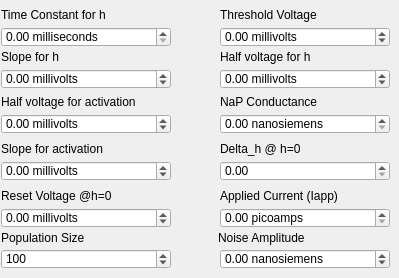
                   <widget class="QWidget" name="bursterTab">
                    <property name="sizePolicy">
                     <sizepolicy hsizetype="Expanding" vsizetype="Preferred">
                      <horstretch>0</horstretch>
                      <verstretch>0</verstretch>
                     </sizepolicy>
                    </property>
                    <property name="styleSheet">
                     <string notr="true"/>
                    </property>
                    <attribute name="title">
                     <string>Burster</string>
                    </attribute>
                    <widget class="QLabel" name="bursterSlopeHLabel">
                     <property name="geometry">
                      <rect>
                       <x>1</x>
                       <y>49</y>
                       <width>160</width>
                       <height>16</height>
                      </rect>
                     </property>
                     <property name="text">
                      <string>Slope for h</string>
                     </property>
                    </widget>
                    <widget class="QLabel" name="bursterThreshVLabel">
                     <property name="geometry">
                      <rect>
                       <x>220</x>
                       <y>7</y>
                       <width>160</width>
                       <height>16</height>
                      </rect>
                     </property>
                     <property name="text">
                      <string>Threshold Voltage</string>
                     </property>
                    </widget>
                    <widget class="QDoubleSpinBox" name="bursterHalfVAct">
                     <property name="geometry">
                      <rect>
                       <x>1</x>
                       <y>114</y>
                       <width>170</width>
                       <height>20</height>
                      </rect>
                     </property>
                     <property name="specialValueText">
                      <string/>
                     </property>
                     <property name="suffix">
                      <string> millivolts</string>
                     </property>
                     <property name="decimals">
                      <number>2</number>
                     </property>
                     <property name="minimum">
                      <double>-10000.000000000000000</double>
                     </property>
                     <property name="maximum">
                      <double>10000.000000000000000</double>
                     </property>
                     <property name="value">
                      <double>0.000000000000000</double>
                     </property>
                    </widget>
                    <widget class="QLabel" name="bursterDeltaHLabel">
                     <property name="geometry">
                      <rect>
                       <x>220</x>
                       <y>141</y>
                       <width>160</width>
                       <height>16</height>
                      </rect>
                     </property>
                     <property name="text">
                      <string>&lt;html&gt;&lt;head/&gt;&lt;body&gt;&lt;p&gt;Delta_h @ h=0&lt;/p&gt;&lt;/body&gt;&lt;/html&gt;</string>
                     </property>
                    </widget>
                    <widget class="QLabel" name="bursterHalfVHLabel">
                     <property name="geometry">
                      <rect>
                       <x>220</x>
                       <y>49</y>
                       <width>160</width>
                       <height>16</height>
                      </rect>
                     </property>
                     <property name="text">
                      <string>Half voltage for h</string>
                     </property>
                    </widget>
                    <widget class="QLabel" name="bursterHalfVActLabel">
                     <property name="geometry">
                      <rect>
                       <x>1</x>
                       <y>94</y>
                       <width>201</width>
                       <height>16</height>
                      </rect>
                     </property>
                     <property name="text">
                      <string>Half voltage for activation</string>
                     </property>
                    </widget>
                    <widget class="QDoubleSpinBox" name="bursterSlopeH">
                     <property name="geometry">
                      <rect>
                       <x>1</x>
                       <y>69</y>
                       <width>170</width>
                       <height>20</height>
                      </rect>
                     </property>
                     <property name="specialValueText">
                      <string/>
                     </property>
                     <property name="suffix">
                      <string> millivolts</string>
                     </property>
                     <property name="decimals">
                      <number>2</number>
                     </property>
                     <property name="minimum">
                      <double>-10000.000000000000000</double>
                     </property>
                     <property name="maximum">
                      <double>10000.000000000000000</double>
                     </property>
                     <property name="value">
                      <double>0.000000000000000</double>
                     </property>
                    </widget>
                    <widget class="QDoubleSpinBox" name="bursterAppliedCurr">
                     <property name="geometry">
                      <rect>
                       <x>220</x>
                       <y>208</y>
                       <width>170</width>
                       <height>20</height>
                      </rect>
                     </property>
                     <property name="specialValueText">
                      <string/>
                     </property>
                     <property name="suffix">
                      <string> picoamps</string>
                     </property>
                     <property name="maximum">
                      <double>1000.000000000000000</double>
                     </property>
                    </widget>
                    <widget class="QLabel" name="bursterResetVLabel">
                     <property name="geometry">
                      <rect>
                       <x>1</x>
                       <y>188</y>
                       <width>160</width>
                       <height>16</height>
                      </rect>
                     </property>
                     <property name="text">
                      <string>Reset Voltage @h=0</string>
                     </property>
                    </widget>
                    <widget class="QDoubleSpinBox" name="bursterHalfVH">
                     <property name="geometry">
                      <rect>
                       <x>220</x>
                       <y>69</y>
                       <width>170</width>
                       <height>20</height>
                      </rect>
                     </property>
                     <property name="frame">
                      <bool>true</bool>
                     </property>
                     <property name="specialValueText">
                      <string/>
                     </property>
                     <property name="showGroupSeparator" stdset="0">
                      <bool>false</bool>
                     </property>
                     <property name="suffix">
                      <string> millivolts</string>
                     </property>
                     <property name="decimals">
                      <number>2</number>
                     </property>
                     <property name="minimum">
                      <double>-10000.000000000000000</double>
                     </property>
                     <property name="maximum">
                      <double>10000.000000000000000</double>
                     </property>
                     <property name="value">
                      <double>0.000000000000000</double>
                     </property>
                    </widget>
                    <widget class="QLabel" name="bursterAppliedCurrLabel">
                     <property name="geometry">
                      <rect>
                       <x>220</x>
                       <y>188</y>
                       <width>160</width>
                       <height>16</height>
                      </rect>
                     </property>
                     <property name="text">
                      <string>Applied Current (Iapp)</string>
                     </property>
                    </widget>
                    <widget class="QDoubleSpinBox" name="bursterThreshV">
                     <property name="geometry">
                      <rect>
                       <x>220</x>
                       <y>27</y>
                       <width>170</width>
                       <height>20</height>
                      </rect>
                     </property>
                     <property name="specialValueText">
                      <string/>
                     </property>
                     <property name="suffix">
                      <string> millivolts</string>
                     </property>
                     <property name="minimum">
                      <double>-100000.000000000000000</double>
                     </property>
                     <property name="maximum">
                      <double>10000.000000000000000</double>
                     </property>
                     <property name="value">
                      <double>0.000000000000000</double>
                     </property>
                    </widget>
                    <widget class="QDoubleSpinBox" name="bursterSlopeAct">
                     <property name="geometry">
                      <rect>
                       <x>1</x>
                       <y>161</y>
                       <width>170</width>
                       <height>20</height>
                      </rect>
                     </property>
                     <property name="specialValueText">
                      <string/>
                     </property>
                     <property name="suffix">
                      <string> millivolts</string>
                     </property>
                     <property name="decimals">
                      <number>2</number>
                     </property>
                     <property name="minimum">
                      <double>-10000.000000000000000</double>
                     </property>
                     <property name="maximum">
                      <double>10000.000000000000000</double>
                     </property>
                     <property name="value">
                      <double>0.000000000000000</double>
                     </property>
                    </widget>
                    <widget class="QLabel" name="bursterSlopeActLabel">
                     <property name="geometry">
                      <rect>
                       <x>1</x>
                       <y>141</y>
                       <width>160</width>
                       <height>16</height>
                      </rect>
                     </property>
                     <property name="text">
                      <string>Slope for activation</string>
                     </property>
                    </widget>
                    <widget class="QDoubleSpinBox" name="bursterResetV">
                     <property name="geometry">
                      <rect>
                       <x>1</x>
                       <y>208</y>
                       <width>170</width>
                       <height>20</height>
                      </rect>
                     </property>
                     <property name="specialValueText">
                      <string/>
                     </property>
                     <property name="suffix">
                      <string> millivolts</string>
                     </property>
                     <property name="decimals">
                      <number>2</number>
                     </property>
                     <property name="minimum">
                      <double>-100000.000000000000000</double>
                     </property>
                     <property name="maximum">
                      <double>10000.000000000000000</double>
                     </property>
                     <property name="value">
                      <double>0.000000000000000</double>
                     </property>
                    </widget>
                    <widget class="QDoubleSpinBox" name="bursterDeltaH">
                     <property name="geometry">
                      <rect>
                       <x>220</x>
                       <y>161</y>
                       <width>170</width>
                       <height>20</height>
                      </rect>
                     </property>
                     <property name="specialValueText">
                      <string/>
                     </property>
                     <property name="maximum">
                      <double>1000.000000000000000</double>
                     </property>
                    </widget>
                    <widget class="QDoubleSpinBox" name="bursterTimeConst">
                     <property name="geometry">
                      <rect>
                       <x>1</x>
                       <y>27</y>
                       <width>170</width>
                       <height>20</height>
                      </rect>
                     </property>
                     <property name="frame">
                      <bool>true</bool>
                     </property>
                     <property name="specialValueText">
                      <string/>
                     </property>
                     <property name="showGroupSeparator" stdset="0">
                      <bool>false</bool>
                     </property>
                     <property name="suffix">
                      <string> milliseconds</string>
                     </property>
                     <property name="decimals">
                      <number>2</number>
                     </property>
                     <property name="maximum">
                      <double>10000.000000000000000</double>
                     </property>
                     <property name="value">
                      <double>0.000000000000000</double>
                     </property>
                    </widget>
                    <widget class="QLabel" name="bursterTimeConstLabel">
                     <property name="geometry">
                      <rect>
                       <x>1</x>
                       <y>7</y>
                       <width>160</width>
                       <height>16</height>
                      </rect>
                     </property>
                     <property name="text">
                      <string>Time Constant for h</string>
                     </property>
                    </widget>
                    <widget class="QDoubleSpinBox" name="bursterKCond">
                     <property name="geometry">
                      <rect>
                       <x>220</x>
                       <y>114</y>
                       <width>170</width>
                       <height>20</height>
                      </rect>
                     </property>
                     <property name="frame">
                      <bool>true</bool>
                     </property>
                     <property name="specialValueText">
                      <string/>
                     </property>
                     <property name="showGroupSeparator" stdset="0">
                      <bool>false</bool>
                     </property>
                     <property name="suffix">
                      <string> nanosiemens</string>
                     </property>
                     <property name="decimals">
                      <number>2</number>
                     </property>
                     <property name="maximum">
                      <double>10000.000000000000000</double>
                     </property>
                     <property name="value">
                      <double>0.000000000000000</double>
                     </property>
                    </widget>
                    <widget class="QLabel" name="bursterKCondLabel">
                     <property name="geometry">
                      <rect>
                       <x>220</x>
                       <y>94</y>
                       <width>160</width>
                       <height>16</height>
                      </rect>
                     </property>
                     <property name="text">
                      <string>NaP Conductance</string>
                     </property>
                    </widget>
                    <widget class="QSpinBox" name="bursterCellPopSize">
                     <property name="geometry">
                      <rect>
                       <x>1</x>
                       <y>249</y>
                       <width>170</width>
                       <height>20</height>
                      </rect>
                     </property>
                     <property name="maximum">
                      <number>16777215</number>
                     </property>
                     <property name="value">
                      <number>100</number>
                     </property>
                    </widget>
                    <widget class="QLabel" name="burstPopSizeLabel">
                     <property name="geometry">
                      <rect>
                       <x>1</x>
                       <y>230</y>
                       <width>151</width>
                       <height>16</height>
                      </rect>
                     </property>
                     <property name="text">
                      <string>Population Size</string>
                     </property>
                    </widget>
                    <widget class="QDoubleSpinBox" name="bursterNoiseAmp">
                     <property name="geometry">
                      <rect>
                       <x>220</x>
                       <y>249</y>
                       <width>170</width>
                       <height>20</height>
                      </rect>
                     </property>
                     <property name="frame">
                      <bool>true</bool>
                     </property>
                     <property name="specialValueText">
                      <string/>
                     </property>
                     <property name="showGroupSeparator" stdset="0">
                      <bool>false</bool>
                     </property>
                     <property name="suffix">
                      <string> nanosiemens</string>
                     </property>
                     <property name="decimals">
                      <number>2</number>
                     </property>
                     <property name="minimum">
                      <double>-1000.000000000000000</double>
                     </property>
                     <property name="maximum">
                      <double>10000.000000000000000</double>
                     </property>
                     <property name="value">
                      <double>0.000000000000000</double>
                     </property>
                    </widget>
                    <widget class="QLabel" name="bursteNoiseAmpLabel">
                     <property name="geometry">
                      <rect>
                       <x>218</x>
                       <y>230</y>
                       <width>160</width>
                       <height>16</height>
                      </rect>
                     </property>
                     <property name="text">
                      <string>Noise Amplitude</string>
                     </property>
                    </widget>
                   </widget>
